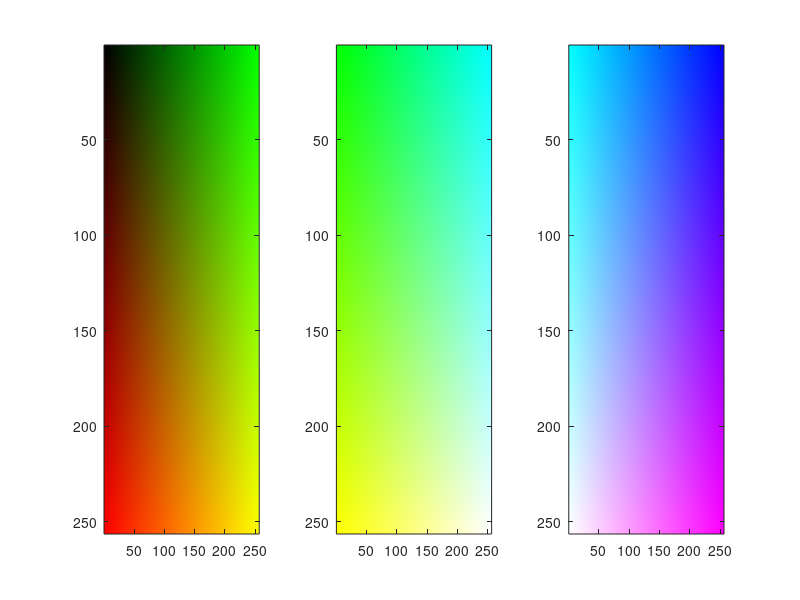
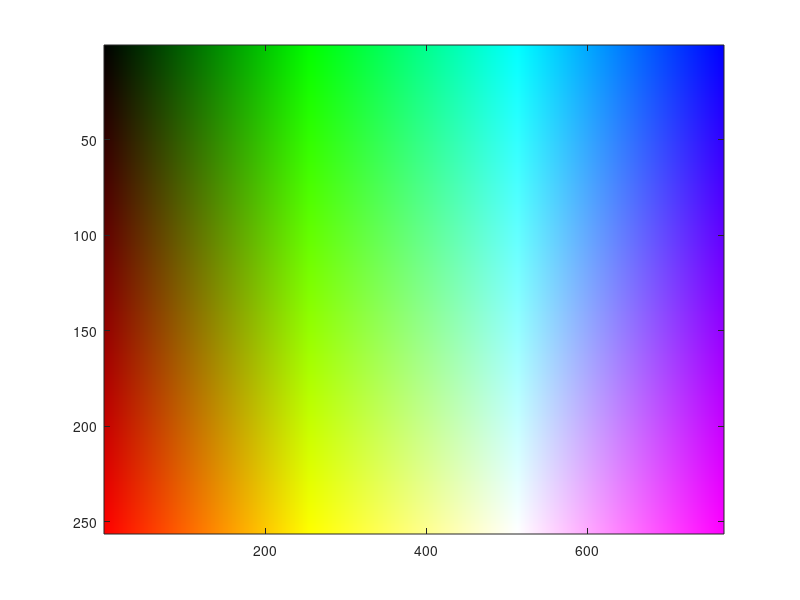

The MATLAB script that drew these images, in order:
clc,clear all, close all;
 
R=[0:255];
color1=ones(256,256);
color2=ones(256,256);
color3=ones(256,256);
p1=ones(256,256,3);
p2=p1;
p3=p1;

for i=1:256
color1(i,:)=R(i);
color2(i,:)=R(257-i);
end
 
p1(:,:,1)=color1;
p1(:,:,2)=color1';
p1(:,:,3)=color3.*0;
 
p2(:,:,1)=color1;
p2(:,:,2)=color3.*255;
p2(:,:,3)=color1';
 
p3(:,:,1)=color1;
p3(:,:,2)=color2';
p3(:,:,3)=color3.*255;
 
p4=[p1 p2 p3];
 
p1=uint8(p1);
p2=uint8(p2);
p3=uint8(p3);
p4=uint8 (p4);
 
figure(1);
subplot(1,3,1)
image(p1)
subplot(1,3,2);
image(p2)
subplot(1,3,3);
image(p3);
figure(2)
image(p4);

